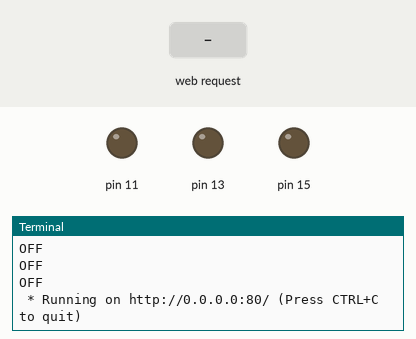
The program below on a simulated Raspberry Pi (header pin numbers). Shown: output pins drawn as LEDs (lit = HIGH), the last lines printed to the terminal. The test bench sets the inputs (shaded band). The clock reads 2024-03-15 10:24:30 at power-on unless the program sets it.

Above: at 1.2 s.
1.3 s: HTTP request for / received
At 1.7 s:
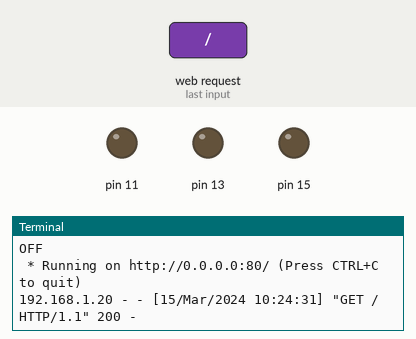
2.8 s: HTTP request for /ON/ON received
At 3.9 s:
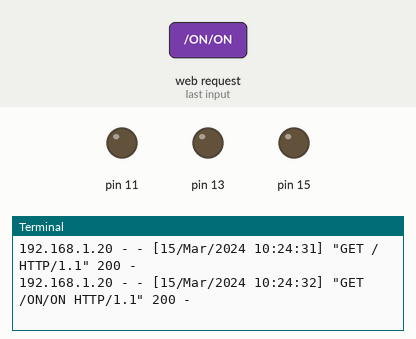
4.3 s: HTTP request for /OFF/ON received
At 5.0 s:
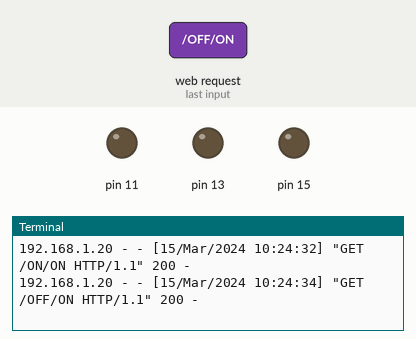

Measured:
- after the input at 1.3 s, the terminal: prints a new line at once (image 1)
- after the input at 2.8 s, the terminal: prints a new line at once (image 2)
- after the input at 4.3 s, the terminal: prints a new line at once (image 3)

The program:

main.py
```python
from smartDevice import SmartDevice as SmartDevice # to represent bulb devices

from flask import Flask as Flask
from flask import render_template

from RPi import GPIO as GPIO # for controlling the Raspberry Pi GPIO pins

#GPIO.cleanup()
GPIO.setwarnings(False) # show no warnings
GPIO.setmode(GPIO.BOARD) # use RPi Board numbering

bulb1=SmartDevice("b1","OFF",11)
bulb2=SmartDevice("b2","OFF",13)
bulb3=SmartDevice("b3","OFF",15)

stateSet=("OFF","ON")

bulbs={ bulb1.name:bulb1, bulb2.name:bulb2, bulb3.name:bulb3 }

piServer=Flask(__name__)

#the default route returning the frontend for the interface
@piServer.route("/")
def startPage():
	#return "Pi side server is up and running!"

	templateData={
		'b1state':bulb1.stateStr,
		'b2state':bulb2.stateStr,
		'b3state':bulb3.stateStr
	}
	return render_template('InterfaceFrontend.html', **templateData)

#the interface will use this route to switch bulb states
@piServer.route("/<bulbName>/<newState>")
def reqSwitch(bulbName,newState):
	if bulbName not in bulbs:
		# check if bulb exists
		return "Bulb "+bulbName+" does not exist."
	elif newState not in stateSet:
		# check if state is valid
		return newState+" is not a valid state."
	else:
		# switch <bulbName> to <newState>
		bulbs[bulbName].switch(newState)

		return bulbs[bulbName].stateStr

#@piServer.route("/some/route")
#def someFunc():
#	#TODO:Code

"""
The following part makes sure the server is started only when this script is started as the main (standalone) module and not when imported by other modules.
"""
if __name__=="__main__":
	piServer.run(host="0.0.0.0",port=80,debug=True)
```

smartDevice.py
```python
from RPi import GPIO as GPIO # for controlling the Raspberry Pi GPIO pins

class SmartDevice:

	name="" # some unique name for the device
	stateStr="" # "ON" or "OFF"
	pin=int() # GPIO pin number the device is connected to, in board mode

	"""__init__() [class object initializer]

	Purpose: initialize the object being created
	Arguments: a name for the device, an initial state for the device, and the pin number the device is on
	Returns: nothing
	"""
	def __init__(self,name,stateStr,pin):
		self.name=name
		self.stateStr=stateStr
		self.pin=pin
		GPIO.setup(self.pin,GPIO.OUT) # setup
		self.switch(self.stateStr)
		"""
		#old code, broken
		if stateStr is "ON" or stateStr is "OFF":
			self.name=name
			self.pin=pin
		GPIO.setup(self.pin,GPIO.OUT,GPIO)
		if stateStr is "ON":
			self.state=GPIO.HIGH
		if stateStr is "OFF":
			self.state=GPIO.LOW
		"""

	"""switch()

	Purpose: turn the device on or off.
	Arguments: a string representing state change - "ON" or "OFF"
	Returns: nothing
	"""
	def switch(self,stateStr):
		print(stateStr)
		self.stateStr=stateStr
		if stateStr=="ON":
			GPIO.output(self.pin,GPIO.HIGH) # give high (1) output on pin
		elif stateStr=="OFF":
			GPIO.output(self.pin,GPIO.LOW) # give low (0) output on pin
```
